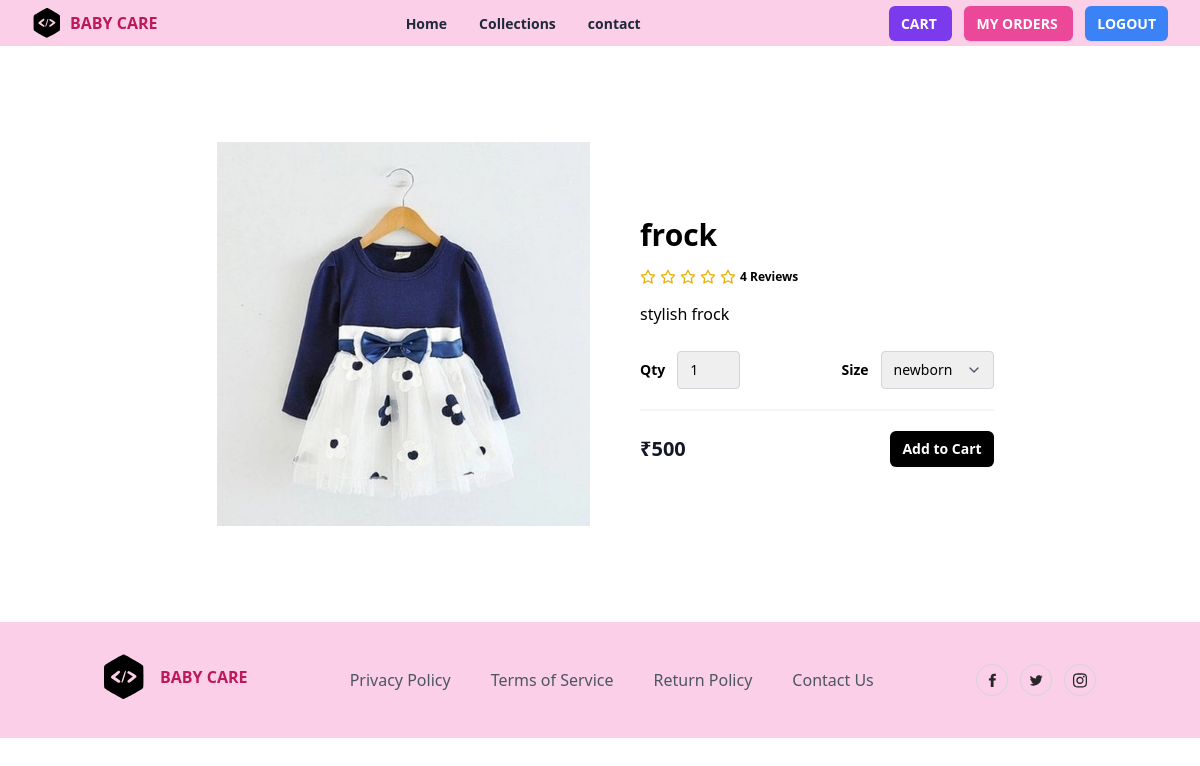
The page /products/detail/1/ on the database its author committed.
### lullaby/models.py (models this page shows, shortened)
class Product(models.Model):
    title = models.CharField(max_length=200)
    description = models.TextField(null=True, blank=True)
    size_object = models.ManyToManyField(Size,blank=True)
    category_object = models.ForeignKey(Category, on_delete=models.CASCADE)
    brand_object = models.ForeignKey(Brand, on_delete=models.CASCADE,blank=True)
    image = models.ImageField(upload_to='product_images', null=True, blank=True, default='product_images/default.jpg')
    price = models.PositiveIntegerField()
    tag_object=models.ManyToManyField(Tag)
    created_date = models.DateTimeField(auto_now_add=True)
    updated_date = models.DateTimeField(auto_now=True)
    is_active = models.BooleanField(default=True)

### lullaby/views.py (the view)
# urls.py: path('products/detail/<int:pk>/',views.ProductDetailView.as_view(),name='product-detail'),
class ProductDetailView(View):
    def get(self,request,*args, **kwargs):
        id=kwargs.get("pk")
        qs=Product.objects.get(id=id)
        return render(request,"product_detail.html",{"data":qs})

### lullaby/templates/product_detail.html (shortened to what this page needs)
{%extends 'base.html'%}
{%block main_block%}
<section class="overflow-hidden">
    <form action="{%url 'addtocart' data.id%}" method="post">
        <div class="mx-auto max-w-5xl px-5 py-24">
            <div class="mx-auto flex flex-wrap items-center lg:w-4/5">
                <img alt="Nike Air Max 21A" class="h-64 w-full rounded object-contain lg:h-96 lg:w-1/2"
                    src="{{data.image.url}}" />
                <div class="mt-6 w-full lg:mt-0 lg:w-1/2 lg:pl-10">
                    <h1 class="my-4 text-3xl font-semibold text-black"> {{data.title}}</h1>
                    <div class="my-4 flex items-center">
                        <span class="flex items-center space-x-1">
                            <span class="ml-3 inline-block text-xs font-semibold">
                                4 Reviews
                            </span>
                        </span>
                    </div>
                    <p class="leading-relaxed">
                        {{data.description}}
                    </p>
                    <div class="mb-5 mt-6 flex items-center border-b-2 border-gray-100 pb-5">
                        <div class="flex items-center">
                            <span class="mr-3 text-sm font-semibold">Qty</span>
                            <select name="qty"
                                class="appearance-none rounded border border-gray-300 py-2 pl-3 pr-10 text-sm focus:border-black focus:outline-none focus:ring-2 focus:ring-black">
                                <option value="1">1</option>
                            </select>
                        </div>
                        <div class="ml-auto flex items-center">
                            <span class="mr-3 text-sm font-semibold">Size</span>
                            <div class="relative">
                                <select name="size"
                                    class="appearance-none rounded border border-gray-300 py-2 pl-3 pr-10 text-sm focus:border-black focus:outline-none focus:ring-2 focus:ring-black">
                                    {%for sob in data.size_object.all%}
                                    <option value="{{sob.name}}">{{sob.name}}</option>
                                    {%endfor%}
                                </select>
                                <span
                                    class="pointer-events-none absolute right-0 top-0 flex h-full w-10 items-center justify-center text-center text-gray-600">
                                </span>
                            </div>
                        </div>
                    </div>
                    <div class="flex items-center justify-between">
                        <span class="title-font text-xl font-bold text-gray-900">
                            ₹{{data.price}}
                        </span>
                        <button type="submit"
                            class="rounded-md bg-black px-3 py-2 text-sm font-semibold text-white shadow-sm hover:bg-black/80 focus-visible:outline focus-visible:outline-2 focus-visible:outline-offset-2 focus-visible:outline-black">
                            Add to Cart
                        </button>
                    </div>
                </div>
            </div>
        </div>
    </form>
</section>
{%endblock%}

### rows shown on the page
Product: image (picture), title "frock", description "stylish frock", price "500"

### other values the page prints
form field size "newborn"
